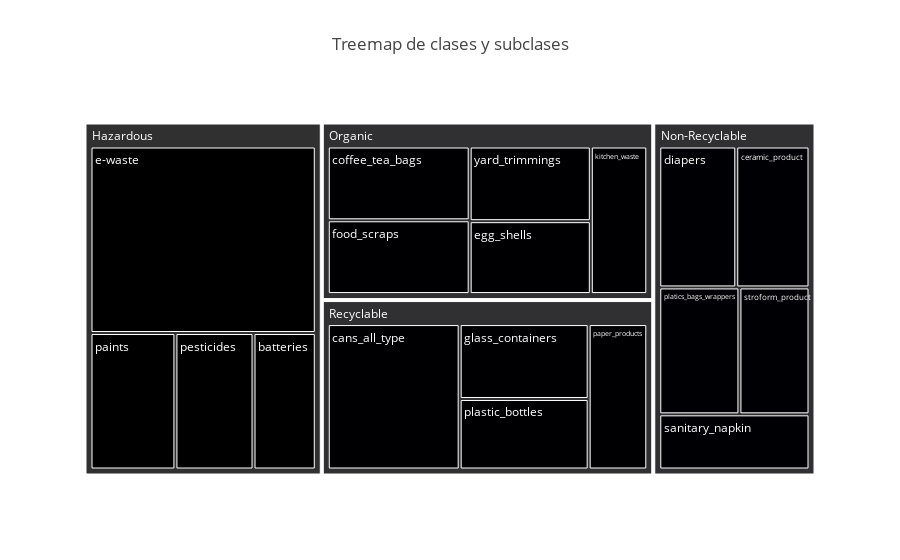

The code cell stored with this chart in its notebook:
### Code cell
#agrupar y contar por jerarquía

counts = labels.groupby(['label', 'subclass']).size().reset_index(name='count')

#generar listas para elñ treemap

classes = counts['label'].unique().tolist()
class_counts = counts.groupby('label')['count'].sum().reindex(classes).tolist()
subclasses = counts['subclass'].tolist()
parents = [''] * len(classes) + counts['label'].tolist()
values = class_counts + counts['count'].tolist()
labels_list = classes + subclasses

#generar el treemap

fig = go.Figure(go.Treemap(
    labels=labels_list,
    parents=parents,
    values=values,
    branchvalues='total'
))

fig.update_layout(title='Treemap de clases y subclases')
fig.show()

### Figure 1 — Plotly figure (JSON) as saved in the notebook; plotly's stock layout.template omitted (floating-point values rounded to 4 significant figures)
{"data": [{"branchvalues": "total", "labels": ["Hazardous", "Non-Recyclable", "Organic", "Recyclable", "batteries", "e-waste", "paints", "pesticides", "ceramic_product", "diapers", "platics_bags_wrappers", "sanitary_napkin", "stroform_product", "coffee_tea_bags", "egg_shells", "food_scraps", "kitchen_waste", "yard_trimmings", "cans_all_type", "glass_containers", "paper_products", "plastic_bottles"], "parents": ["", "", "", "", "Hazardous", "Hazardous", "Hazardous", "Hazardous", "Non-Recyclable", "Non-Recyclable", "Non-Recyclable", "Non-Recyclable", "Non-Recyclable", "Organic", "Organic", "Organic", "Organic", "Organic", "Recyclable", "Recyclable", "Recyclable", "Recyclable"], "type": "treemap", "values": [942, 644, 662, 654, 110, 544, 150, 138, 137, 144, 135, 110, 118, 147, 124, 147, 117, 127, 270, 136, 120, 128]}], "layout": {"title": {"text": "Treemap de clases y subclases"}}}
